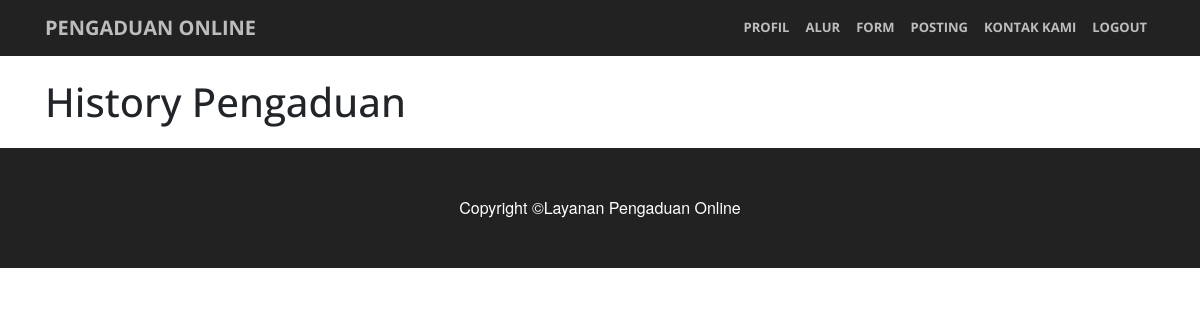
Before: /index.php/welcome/posting with the older database file.
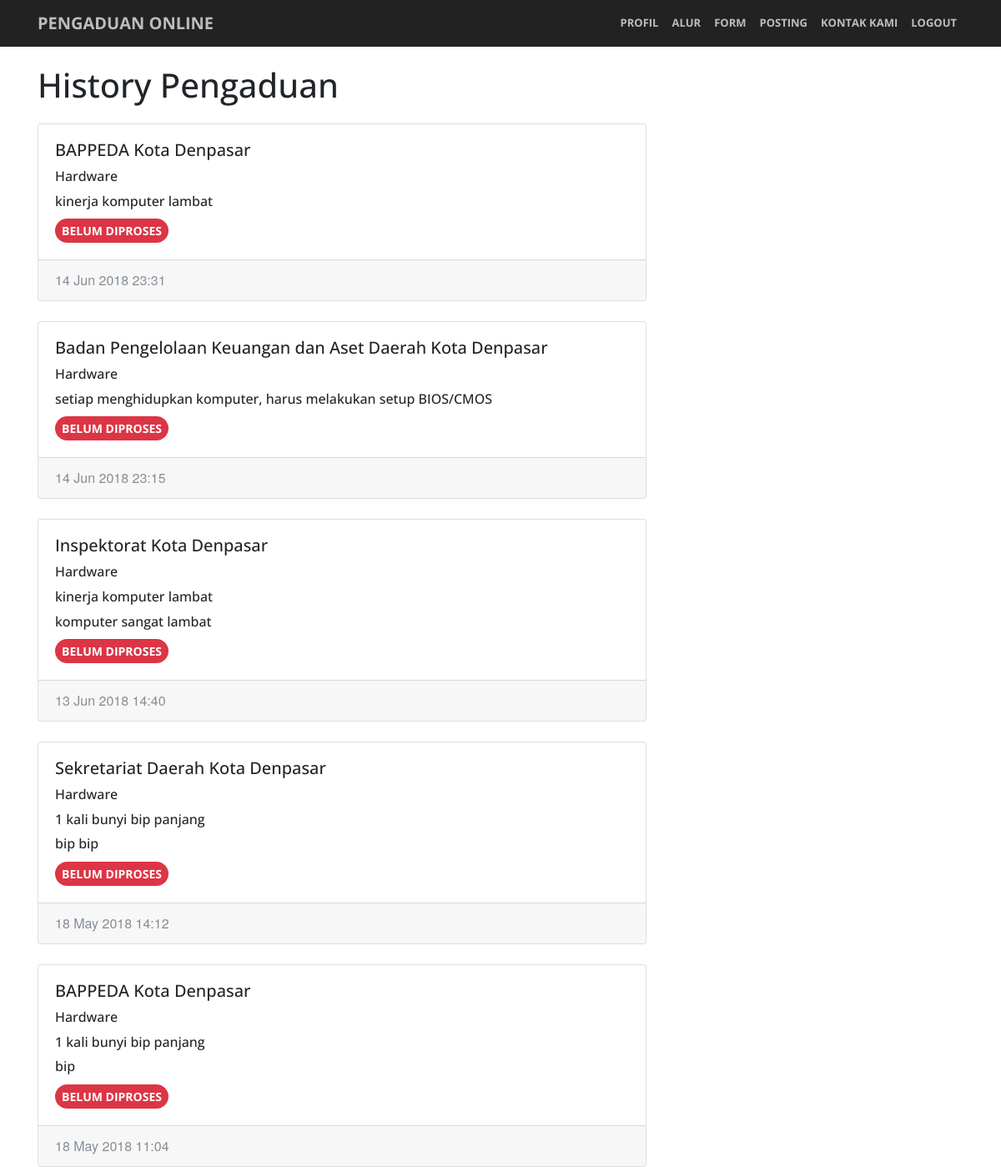
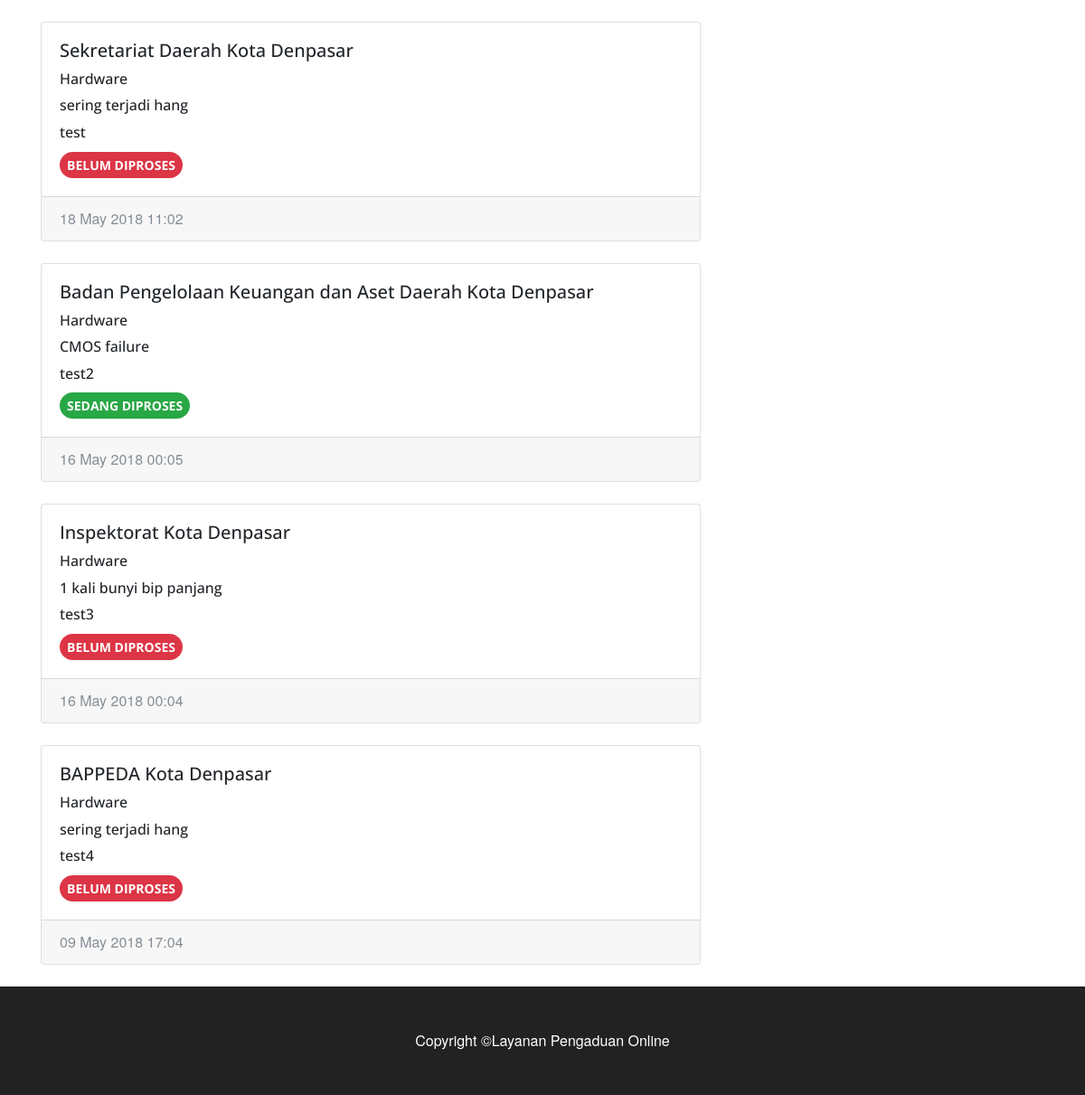
After: the same page with the newer database file (2 pictures, top to bottom).
### tables this page shows
CREATE TABLE `tabelpengaduan` (
  `id` int(5) NOT NULL AUTO_INCREMENT,
  `idInstansi` int(5) NOT NULL,
  `idKategori` int(5) NOT NULL,
  `idKerusakan` int(5) NOT NULL,
  `comment` varchar(100) DEFAULT NULL,
  `timestamp` timestamp NOT NULL DEFAULT CURRENT_TIMESTAMP,
  `status` varchar(50) DEFAULT 'belum diproses',
  `nomorSurat` varchar(50) DEFAULT NULL,
  PRIMARY KEY (`id`)
);

CREATE TABLE `instansi` (
  `id` int(5) NOT NULL AUTO_INCREMENT,
  `nama` varchar(100) DEFAULT NULL,
  PRIMARY KEY (`id`)
);

CREATE TABLE `kategori` (
  `id` int(5) NOT NULL AUTO_INCREMENT,
  `nama` varchar(50) DEFAULT NULL,
  PRIMARY KEY (`id`)
);

CREATE TABLE `kerusakan` (
  `id` int(5) NOT NULL AUTO_INCREMENT,
  `idKategori` int(5) NOT NULL,
  `namaKerusakan` text,
  PRIMARY KEY (`id`)
);

### application/controllers/welcome.php (called while the page is built, shortened)
<?php
class Welcome extends CI_Controller {
	public function posting()
	{
		$get_posting = $this->db->select('p.*, i.nama as instansi, k.nama as kategori, namaKerusakan')->from('tabelPengaduan p')
			->join('instansi i', 'i.id = p.idInstansi')
			->join('kategori k', 'k.id = p.idKategori')
			->join('kerusakan kr', 'kr.id = p.idKerusakan')
			->order_by('id','desc')
			->get();
			$data['posting'] = $get_posting->result();
		$this->load->view('posting', $data);
	}
}

### index.php (called while the page is built, shortened)
<?php
require_once BASEPATH.'core/CodeIgniter.php';

### application/views/posting.php (the view, shortened to what this page needs)
<!DOCTYPE html>
<html lang="en">
  <head>
    <link href="<?php echo base_url() ?>assets/vendor/bootstrap/css/bootstrap.min.css" rel="stylesheet">
    <link href="/skripsi/assets/vendor/font-awesome/css/font-awesome.min.css" rel="stylesheet" type="text/css">
    <link href="<?php echo base_url() ?>assets/css/blog-post.css" rel="stylesheet">
    <link href="/skripsi/assets/css/creative.min.css" rel="stylesheet">
  </head>
  <body>
    <nav class="navbar navbar-expand-lg navbar-light bg-dark fixed-top" id="mainNav">
      <div class="container">
        <a class="navbar-brand" href="<?php echo base_url('Pengaduan/index') ?>">PENGADUAN ONLINE</a>
        <div class="collapse navbar-collapse" id="navbarResponsive">
          <ul class="navbar-nav ml-auto">
            <li class="nav-item">
              <a class="nav-link" href="<?php echo base_url('Pengaduan/index/#about') ?>">PROFIL</a>
            </li>
            <li class="nav-item">
              <a class="nav-link" href="<?php echo base_url('Pengaduan/index/#alur') ?>">ALUR</a>
            </li>
            <li class="nav-item">
              <a class="nav-link" href="<?php echo base_url('Pengaduan/index/#form') ?>">FORM</a>
            </li>
            <li class="nav-item active">
              <a class="nav-link" href="<?php echo base_url('welcome/posting') ?>">POSTING</a>
            </li>
            <li class="nav-item">
              <a class="nav-link" href="<?php echo base_url('Pengaduan/index/#contact') ?>">KONTAK KAMI</a>
            </li>
            <li class="nav-item">
              <a class="nav-link js-scroll-trigger" href="<?php echo base_url('Pengaduan/signOut') ?>">LOGOUT</a>
            </li>
          </ul>
        </div>
      </div>
    </nav>
    <div class="container">
      <div class="row">
        <div class="col-md-8">
          <h1 class="my-4">History Pengaduan</h1>
          <?php foreach ($posting as $key => $post): ?>
            <div class="card mb-4">
              <div class="card-body">
                <h5 class="card-title"><?php echo $post->instansi;?></h5>
                <h6 class="card-title"><?php echo $post->kategori;?></h6>
                <h6 class="card-title"><?php echo $post->namaKerusakan;?></h6>
                <h6 class="card-title"><?php echo $post->comment;?></h6>
                <?php
                  if($post->status=='belum diproses'){?>
                    <span class="btn btn-danger btn-sm"><?php echo $post->status;?></span><?php
                  }
                  else{?>
                    <span class="btn btn-success btn-sm"><?php echo $post->status;?></span><?php
                  }?>
              </div>
              <div class="card-footer text-muted">
                <?php $date = date_create($post->timestamp);
                  echo date_format($date,"d M Y H:i"); ?>
              </div>
            </div>
          <?php endforeach ?>
        </div>
        <div class="col-md-4">
        </div>
      </div>
    </div>
    <footer class="py-5 bg-dark">
      <div class="container">
        <p class="m-0 text-center text-white">Copyright &copy;Layanan Pengaduan Online</p>
      </div>
    </footer>
  </body>
</html>

### assets/css/blog-post.css (style rules this page uses)
body { padding-top: 54px; }
@media (min-width: 992px) { body { padding-top: 56px; } }

Changed rows visible on the page:
added tabelpengaduan: idInstansi.nama "BAPPEDA Kota Denpasar", idKategori.nama "Hardware", idKerusakan.namaKerusakan "kinerja komputer lambat", status "BELUM DIPROSES", timestamp "14 Jun 2018 23:31"
added tabelpengaduan: idInstansi.nama "Badan Pengelolaan Keuangan dan Aset Daerah Kota Denpasar", idKategori.nama "Hardware", idKerusakan.namaKerusakan "setiap menghidupkan komputer, harus melakukan setup BIOS/CMOS", status "BELUM DIPROSES", timestamp "14 Jun 2018 23:15"
added tabelpengaduan: idInstansi.nama "Inspektorat Kota Denpasar", idKategori.nama "Hardware", idKerusakan.namaKerusakan "kinerja komputer lambat", comment "komputer sangat lambat", status "BELUM DIPROSES", timestamp "13 Jun 2018 14:40"
added tabelpengaduan: idInstansi.nama "Sekretariat Daerah Kota Denpasar", idKategori.nama "Hardware", idKerusakan.namaKerusakan "1 kali bunyi bip panjang", comment "bip bip", status "BELUM DIPROSES", timestamp "18 May 2018 14:12"
added tabelpengaduan: idInstansi.nama "BAPPEDA Kota Denpasar", idKategori.nama "Hardware", idKerusakan.namaKerusakan "1 kali bunyi bip panjang", comment "bip", status "BELUM DIPROSES", timestamp "18 May 2018 11:04"
added tabelpengaduan: idInstansi.nama "Sekretariat Daerah Kota Denpasar", idKategori.nama "Hardware", idKerusakan.namaKerusakan "sering terjadi hang", comment "test", status "BELUM DIPROSES", timestamp "18 May 2018 11:02"
added tabelpengaduan: idInstansi.nama "Badan Pengelolaan Keuangan dan Aset Daerah Kota Denpasar", idKategori.nama "Hardware", idKerusakan.namaKerusakan "CMOS failure", comment "test2", status "SEDANG DIPROSES", timestamp "16 May 2018 00:05"
added tabelpengaduan: idInstansi.nama "Inspektorat Kota Denpasar", idKategori.nama "Hardware", idKerusakan.namaKerusakan "1 kali bunyi bip panjang", comment "test3", status "BELUM DIPROSES", timestamp "16 May 2018 00:04"
added tabelpengaduan: idInstansi.nama "BAPPEDA Kota Denpasar", idKategori.nama "Hardware", idKerusakan.namaKerusakan "sering terjadi hang", comment "test4", status "BELUM DIPROSES", timestamp "09 May 2018 17:04"
